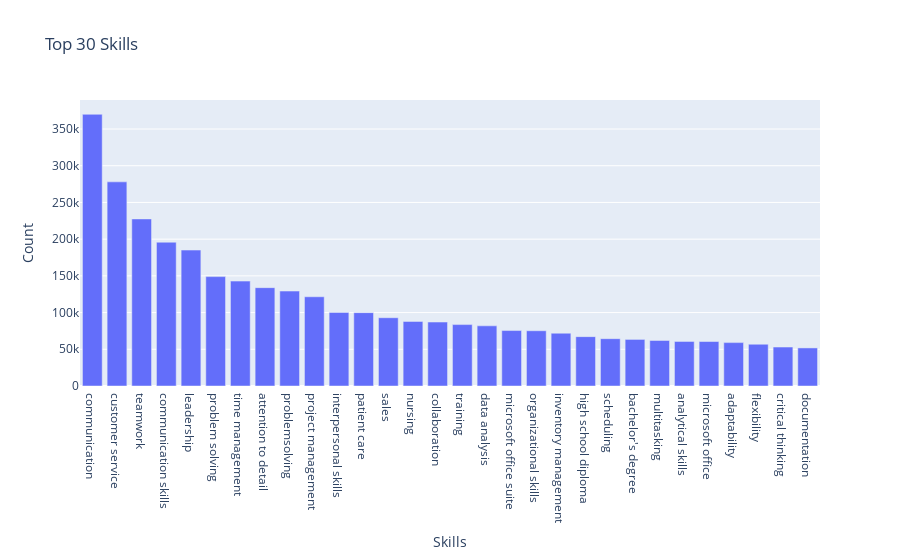

The code cell stored with this chart in its notebook:
### Code cell
import plotly.graph_objs as go
import plotly.io as pio

# Get the top 30 skills and their counts
top_skills = skill_counts_descending.limit(30).toPandas()

# Create a bar plot using Plotly
fig = go.Figure(data=[go.Bar(
    x=top_skills['skill'],
    y=top_skills['count']
)])

# Set the layout for the plot
fig.update_layout(
    title='Top 30 Skills',
    xaxis_title='Skills',
    yaxis_title='Count'
)

# Show the plot
pio.show(fig)

### Figure 1 — Plotly figure (JSON) as saved in the notebook; plotly's stock layout.template omitted (floating-point values rounded to 4 significant figures)
{"data": [{"type": "bar", "x": ["communication", "customer service", "teamwork", "communication skills", "leadership", "problem solving", "time management", "attention to detail", "problemsolving", "project management", "interpersonal skills", "patient care", "sales", "nursing", "collaboration", "training", "data analysis", "microsoft office suite", "organizational skills", "inventory management", "high school diploma", "scheduling", "bachelor's degree", "multitasking", "analytical skills", "microsoft office", "adaptability", "flexibility", "critical thinking", "documentation"], "y": [370052, 278033, 227548, 195837, 185138, 148992, 142873, 133929, 129299, 121525, 100223, 99912, 92983, 87949, 87086, 83639, 81949, 75508, 75257, 71902, 67244, 64452, 63451, 62025, 60742, 60587, 59101, 56870, 53073, 51866]}], "layout": {"autosize": true, "title": {"text": "Top 30 Skills"}, "xaxis": {"autorange": true, "range": [-0.5, 29.5], "title": {"text": "Skills"}, "type": "category"}, "yaxis": {"autorange": true, "range": [0, 389500.0], "title": {"text": "Count"}, "type": "linear"}}}
